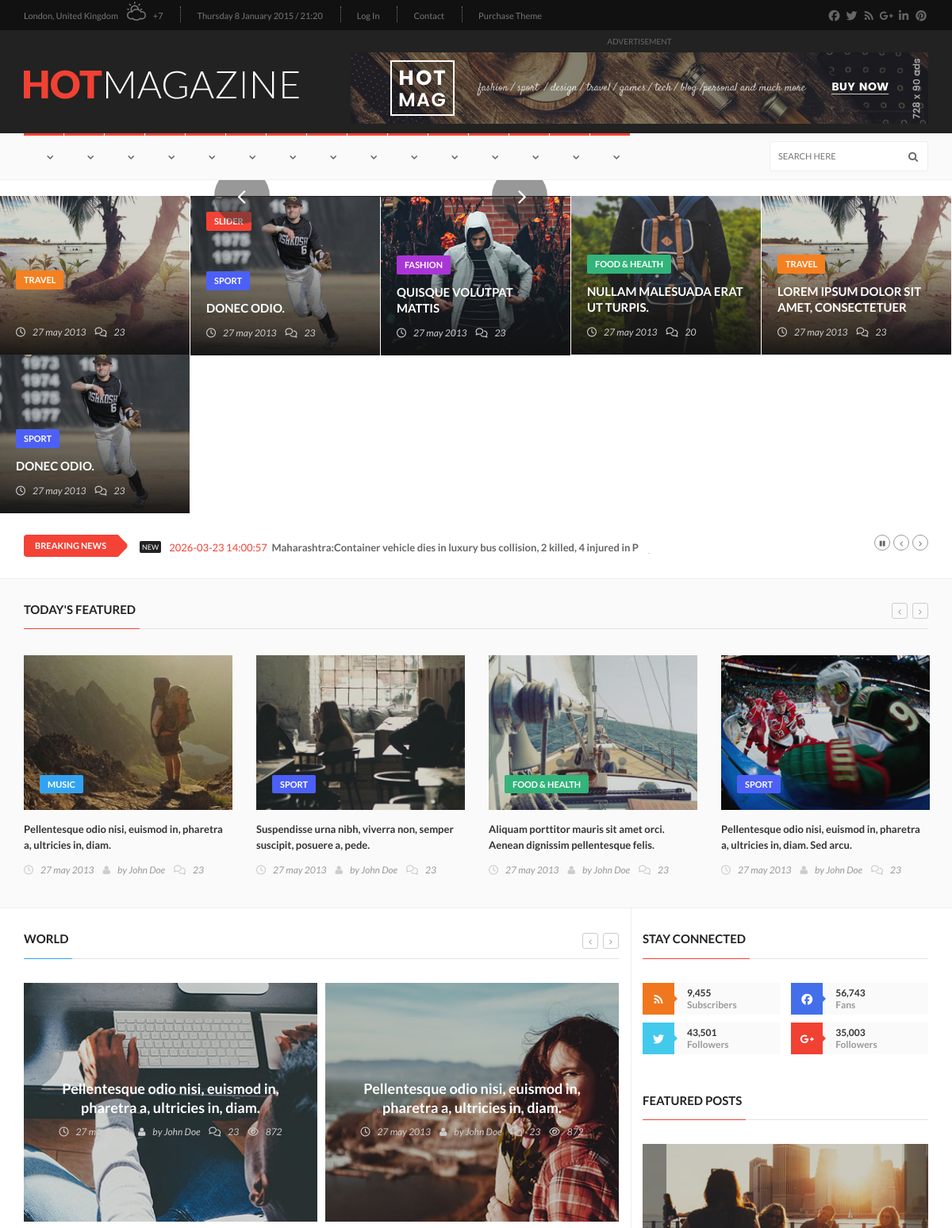
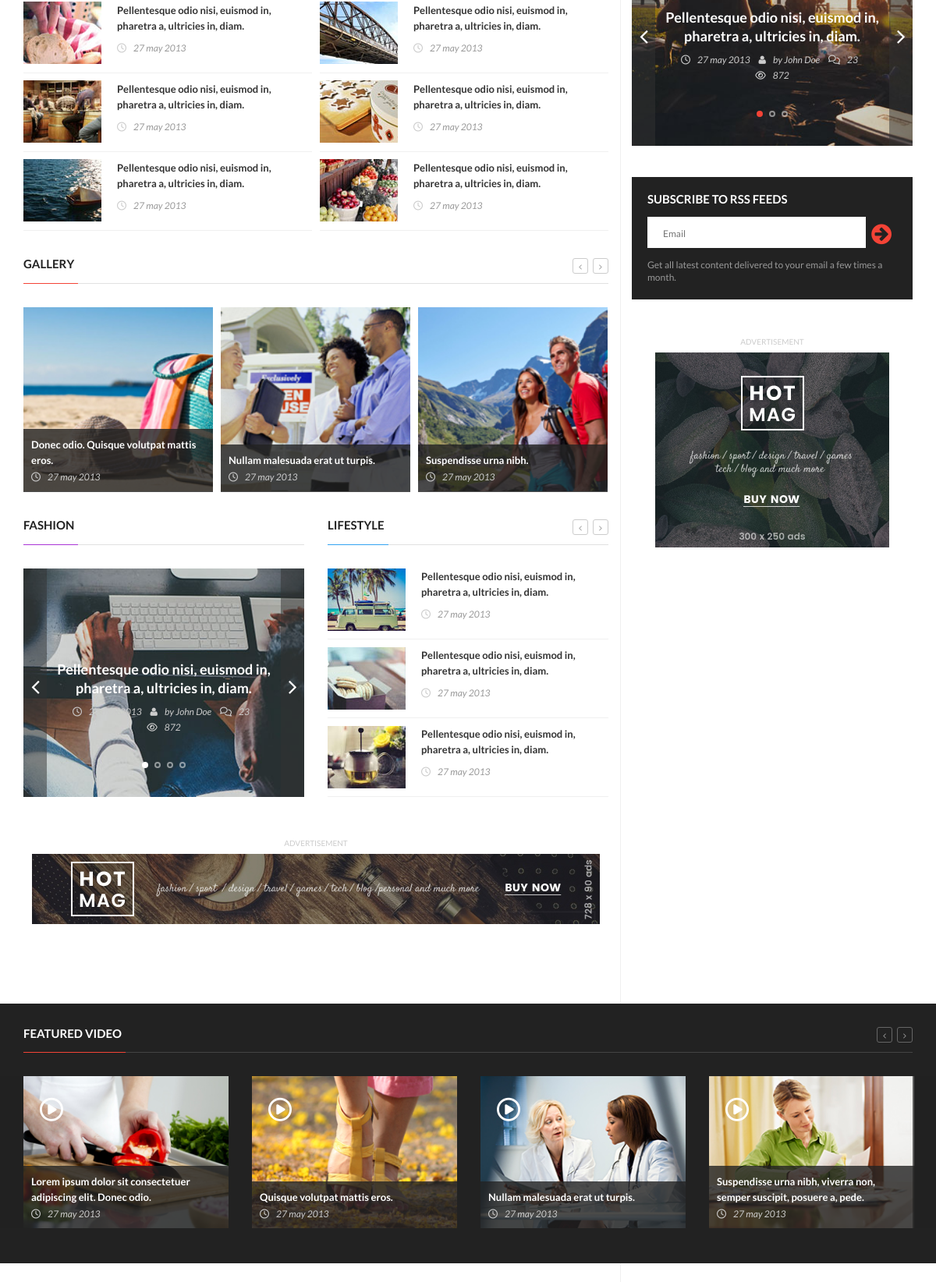
The page / (upper part) on the database its author committed (2 pictures, top to bottom).
### tables this page shows
CREATE TABLE IF NOT EXISTS `category` (
  `cid` int NOT NULL AUTO_INCREMENT,
  `catgname` varchar(20) NOT NULL,
  `datereg` timestamp NOT NULL DEFAULT CURRENT_TIMESTAMP ON UPDATE CURRENT_TIMESTAMP,
  `catgstatus` enum('Active','Deactive') NOT NULL DEFAULT 'Active',
  PRIMARY KEY (`cid`)
);

CREATE TABLE IF NOT EXISTS `breakingnews` (
  `bid` int NOT NULL AUTO_INCREMENT,
  `description` varchar(500) NOT NULL,
  `datereg` timestamp NOT NULL DEFAULT CURRENT_TIMESTAMP ON UPDATE CURRENT_TIMESTAMP,
  `bstatus` enum('Active','Deactive') NOT NULL DEFAULT 'Active',
  PRIMARY KEY (`bid`)
);

### application/views/template/content.php (the view, shortened to what the rows shown need)
<section class="heading-news">
	<div class="iso-call heading-news-box">
		<div class="news-post image-post default-size">
			<div class="hover-box">
				<div class="inner-hover">
					<h2><a href="single-post.html"></a></h2>
				</div>
			</div>
		</div>
		<div class="news-post image-post">
			<div class="hover-box">
				<div class="inner-hover">
					<h2><a href="single-post.html">Nullam malesuada erat ut turpis.</a></h2>
				</div>
			</div>
		</div>
		<div class="news-post image-post">
			<div class="hover-box">
				<div class="inner-hover">
					<h2><a href="single-post.html">Lorem ipsum dolor sit amet, consectetuer</a></h2>
				</div>
			</div>
		</div>
		<div class="news-post image-post">
			<div class="hover-box">
				<div class="inner-hover">
					<h2><a href="single-post.html">Donec odio. </a></h2>
				</div>
			</div>
		</div>
		<div class="news-post image-post">
			<div class="hover-box">
				<div class="inner-hover">
					<h2><a href="single-post.html">Quisque volutpat mattis </a></h2>
				</div>
			</div>
		</div>
		<div class="news-post image-post">
			<div class="hover-box">
				<div class="inner-hover">
					<h2><a href="single-post.html">Donec odio. </a></h2>
				</div>
			</div>
		</div>
	</div>
</section>
<section class="ticker-news">
	<div class="container">
		<div class="ticker-news-box">
			<ul id="js-news">
                  <?php
                  foreach($breaking as $breakingData)
                  {
                  ?>
                  <li class="news-item"><span class="time-news"><?php echo $breakingData->datereg; ?></span>  <a href="#"><?php echo $breakingData->description; ?></a> </li>
			<?php
                  }
                  ?>
              </ul>
		</div>
	</div>
</section>
<section class="features-today">
	<div class="container">
		<div class="title-section">
			<h1><span>Today's Featured</span></h1>
		</div>
		<div class="features-today-box owl-wrapper">
			<div class="owl-carousel" data-num="4">
				<div class="item news-post standard-post">
					<div class="post-content">
						<h2><a href="single-post.html">Pellentesque odio nisi, euismod in, pharetra a, ultricies in, diam. </a></h2>
					</div>
				</div>
				<div class="item news-post standard-post">
					<div class="post-content">
						<h2><a href="single-post.html">Suspendisse urna nibh, viverra non, semper suscipit, posuere a, pede.</a></h2>
					</div>
				</div>
				<div class="item news-post standard-post">
					<div class="post-content">
						<h2><a href="single-post.html">Aliquam porttitor mauris sit amet orci. Aenean dignissim pellentesque felis.</a></h2>
					</div>
				</div>
				<div class="item news-post standard-post">
					<div class="post-content">
						<h2><a href="single-post.html">Pellentesque odio nisi, euismod in, pharetra a, ultricies in, diam. Sed arcu. </a></h2>
					</div>
				</div>
			</div>
		</div>
	</div>
</section>
<section class="block-wrapper">
	<div class="container">
		<div class="row">
			<div class="col-sm-8">
				<div class="block-content">
					<div class="carousel-box owl-wrapper">
						<div class="title-section">
							<h1><span class="world">world</span></h1>
						</div>
						<div class="owl-carousel" data-num="2">
							<div class="item">
								<div class="news-post image-post2">
									<div class="post-gallery">
										<div class="hover-box">
											<div class="inner-hover">
												<h2><a href="single-post.html">Pellentesque odio nisi, euismod in, pharetra a, ultricies in, diam. </a></h2>
											</div>
										</div>
									</div>
								</div>
								<ul class="list-posts">
									<li>
										<div class="post-content">
											<h2><a href="single-post.html">Pellentesque odio nisi, euismod in, pharetra a, ultricies in, diam. </a></h2>
										</div>
									</li>
									<li>
										<div class="post-content">
											<h2><a href="single-post.html">Pellentesque odio nisi, euismod in, pharetra a, ultricies in, diam. </a></h2>
										</div>
									</li>
									<li>
										<div class="post-content">
											<h2><a href="single-post.html">Pellentesque odio nisi, euismod in, pharetra a, ultricies in, diam. </a></h2>
										</div>
									</li>
								</ul>
							</div>
							<div class="item">
								<div class="news-post image-post2">
									<div class="post-gallery">
										<div class="hover-box">
											<div class="inner-hover">
												<h2><a href="single-post.html">Pellentesque odio nisi, euismod in, pharetra a, ultricies in, diam. </a></h2>
											</div>
										</div>
									</div>
								</div>
								<ul class="list-posts">
									<li>
										<div class="post-content">
											<h2><a href="single-post.html">Pellentesque odio nisi, euismod in, pharetra a, ultricies in, diam. </a></h2>
										</div>
									</li>
									<li>
										<div class="post-content">
											<h2><a href="single-post.html">Pellentesque odio nisi, euismod in, pharetra a, ultricies in, diam. </a></h2>
										</div>
									</li>
									<li>
										<div class="post-content">
											<h2><a href="single-post.html">Pellentesque odio nisi, euismod in, pharetra a, ultricies in, diam. </a></h2>
										</div>
									</li>
								</ul>
							</div>
						</div>
					</div>
					<div class="carousel-box owl-wrapper">
						<div class="title-section">
							<h1><span>Gallery</span></h1>
						</div>
						<div class="owl-carousel" data-num="3">
							<div class="item news-post image-post3">
								<div class="hover-box">
									<h2><a href="single-post.html">Donec odio. Quisque volutpat mattis eros.</a></h2>
								</div>
							</div>
							<div class="item news-post image-post3">
								<div class="hover-box">
									<h2><a href="single-post.html">Nullam malesuada erat ut turpis. </a></h2>
								</div>
							</div>
							<div class="item news-post image-post3">
								<div class="hover-box">
									<h2><a href="single-post.html">Suspendisse urna nibh.</a></h2>
								</div>
							</div>
						</div>
					</div>
					<div class="grid-box">
						<div class="row">
							<div class="col-md-6">
								<div class="title-section">
									<h1><span class="fashion">Fashion</span></h1>
								</div>
								<div class="image-post-slider">
									<ul class="bxslider">
										<li>
											<div class="news-post image-post2">
												<div class="post-gallery">
													<div class="hover-box">
														<div class="inner-hover">
															<h2><a href="single-post.html">Pellentesque odio nisi, euismod in, pharetra a, ultricies in, diam. </a></h2>
														</div>
													</div>
												</div>
											</div>
										</li>
									</ul>
								</div>
							</div>
							<div class="col-md-6">
								<div class="title-section">
									<h1><span class="world">Lifestyle</span></h1>
								</div>
								<div class="owl-wrapper">
									<div class="owl-carousel" data-num="1">
										<div class="item">
											<ul class="list-posts">
												<li>
													<div class="post-content">
														<h2><a href="single-post.html">Pellentesque odio nisi, euismod in, pharetra a, ultricies in, diam. </a></h2>
													</div>
												</li>
												<li>
													<div class="post-content">
														<h2><a href="single-post.html">Pellentesque odio nisi, euismod in, pharetra a, ultricies in, diam. </a></h2>
													</div>
												</li>
												<li>
													<div class="post-content">
														<h2><a href="single-post.html">Pellentesque odio nisi, euismod in, pharetra a, ultricies in, diam. </a></h2>
													</div>
												</li>
											</ul>
										</div>
									</div>
								</div>
							</div>
						</div>
					</div>
				</div>
			</div>
			<div class="col-sm-4">
				<div class="sidebar">
					<div class="widget social-widget">
						<div class="title-section">
							<h1><span>Stay Connected</span></h1>
						</div>
					</div>
					<div class="widget features-slide-widget">
						<div class="title-section">
							<h1><span>Featured Posts</span></h1>
						</div>
						<div class="image-post-slider">
							<ul class="bxslider">
								<li>
									<div class="news-post image-post2">
										<div class="post-gallery">
											<div class="hover-box">
												<div class="inner-hover">
													<h2><a href="single-post.html">Pellentesque odio nisi, euismod in, pharetra a, ultricies in, diam. </a></h2>
												</div>
											</div>
										</div>
									</div>
								</li>
							</ul>
						</div>
					</div>
					<div class="widget subscribe-widget">
						<form class="subscribe-form">
							<h1>Subscribe to RSS Feeds</h1>
						</form>
					</div>
				</div>
			</div>
		</div>
	</div>
</section>
<section class="feature-video">
	<div class="container">
		<div class="title-section white">
			<h1><span>Featured Video</span></h1>
		</div>
		<div class="features-video-box owl-wrapper">
			<div class="owl-carousel" data-num="4">
				<div class="item news-post video-post">
					<div class="hover-box">
						<h2><a href="single-post.html">Lorem ipsum dolor sit consectetuer adipiscing elit. Donec odio. </a></h2>
					</div>
				</div>
				<div class="item news-post video-post">
					<div class="hover-box">
						<h2><a href="single-post.html">Quisque volutpat mattis eros. </a></h2>
					</div>
				</div>
				<div class="item news-post video-post">
					<div class="hover-box">
						<h2><a href="single-post.html">Nullam malesuada erat ut turpis. </a></h2>
					</div>
				</div>
				<div class="item news-post video-post">
					<div class="hover-box">
						<h2><a href="single-post.html">Suspendisse urna nibh, viverra non, semper suscipit, posuere a, pede.</a></h2>
					</div>
				</div>
			</div>
		</div>
	</div>
</section>

### application/views/template/header.php (shortened to what the rows shown need)
<!doctype html>
<html lang="en" class="no-js">
<head>
	<link href="../../../maxcdn.bootstrapcdn.com/font-awesome/4.2.0/css/font-awesome.min.css" rel="stylesheet">
	<link rel="stylesheet" type="text/css" href="css/bootstrap.min.css" media="screen">
	<link rel="stylesheet" type="text/css" href="css/jquery.bxslider.css" media="screen">
	<link rel="stylesheet" type="text/css" href="css/font-awesome.css" media="screen">
	<link rel="stylesheet" type="text/css" href="css/magnific-popup.css" media="screen">
	<link rel="stylesheet" type="text/css" href="css/owl.carousel.css" media="screen">
    <link rel="stylesheet" type="text/css" href="css/owl.theme.css" media="screen">
	<link rel="stylesheet" type="text/css" href="css/ticker-style.css"/>
	<link rel="stylesheet" type="text/css" href="css/style.css" media="screen">
</head>
<body>
	<div id="container">
		<header class="clearfix">
			<nav class="navbar navbar-default navbar-static-top" role="navigation">
				<div class="nav-list-container">
					<div class="container">
						<div class="collapse navbar-collapse" id="bs-example-navbar-collapse-1">
						<ul class="nav navbar-nav navbar-left">
						<?php
								$category=$this->db->get('category')->result();
						foreach($category as $categoryData)
						{
						?>
								<li class="drop"><a class="home" href="#"><?php echo $categoryData->category?></a>
								</li>
							<?php
								}
								?>
							</ul>
						</div>
					</div>
				</div>
			</nav>
		</header>

### rows shown on the page
breakingnews: datereg "2026-03-23 14:00:57", description "Maharashtra:Container vehicle dies in luxury bus collision, 2 killed, 4 injured in Palghar"
